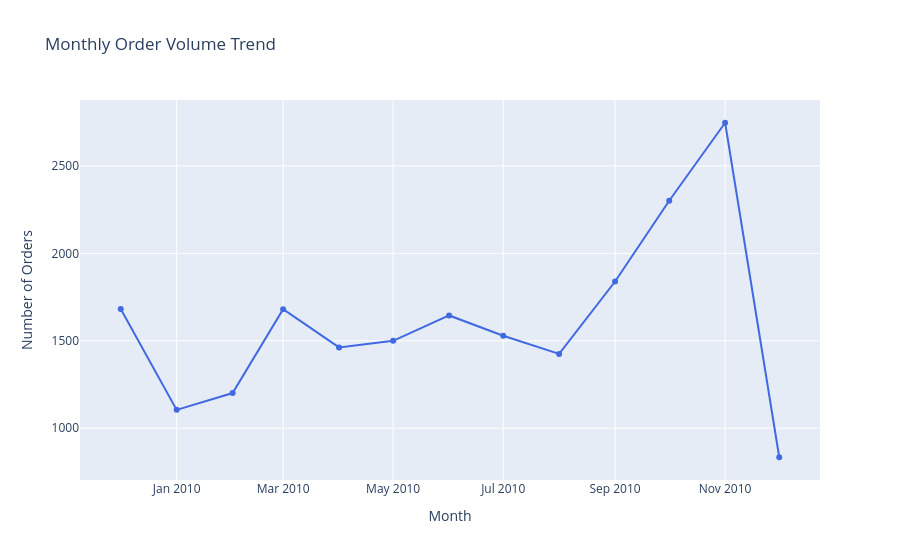

Notebook source saved alongside this figure:
### Markdown cell above
#### 5.6 Monthly Order Volume Trend

**Objective:** Analyze how the number of orders changes month by month.

**Chart Type:** Interactive Line Chart

**Business Value:** Helps identify busy periods, understand order demand, and plan inventory and staffing.

### Code cell
# Import Plotly Express
import plotly.express as px

# Create an interactive line chart
fig = px.line(
    x=monthly_orders.index.astype(str),
    y=monthly_orders.values,
    markers=True,
    title="Monthly Order Volume Trend",
    labels={
        "x": "Month",
        "y": "Number of Orders"
    }
)

# Set line color
fig.update_traces(line_color="royalblue")

# Display the chart
fig.show()

### Figure 1 — Plotly figure (JSON) as saved in the notebook; plotly's stock layout.template omitted (floating-point values rounded to 4 significant figures)
{"data": [{"hovertemplate": "Month=%{x}<br>Number of Orders=%{y}<extra></extra>", "legendgroup": "", "line": {"color": "royalblue", "dash": "solid"}, "marker": {"symbol": "circle"}, "mode": "lines+markers", "name": "", "orientation": "v", "showlegend": false, "type": "scatter", "x": ["2009-12", "2010-01", "2010-02", "2010-03", "2010-04", "2010-05", "2010-06", "2010-07", "2010-08", "2010-09", "2010-10", "2010-11", "2010-12"], "xaxis": "x", "y": [1682, 1105, 1201, 1681, 1462, 1500, 1645, 1529, 1425, 1839, 2301, 2747, 834], "yaxis": "y"}], "layout": {"legend": {"tracegroupgap": 0}, "title": {"text": "Monthly Order Volume Trend"}, "xaxis": {"anchor": "y", "domain": [0, 1], "title": {"text": "Month"}}, "yaxis": {"anchor": "x", "domain": [0, 1], "title": {"text": "Number of Orders"}}}}
